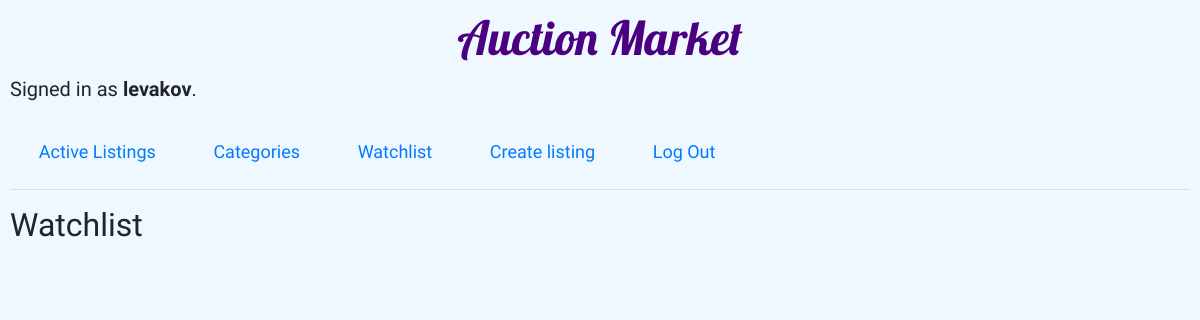
Before: /watchlist (signed in) with the older database file.
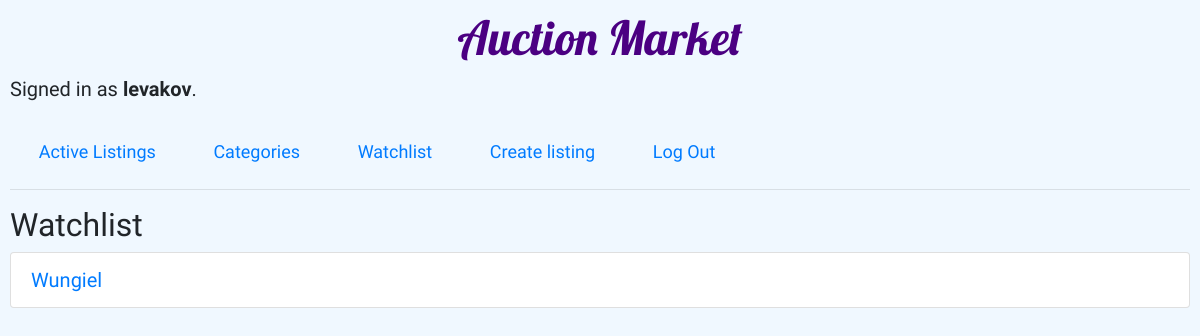
After: the same page with the newer database file.
### auctions/models.py (models this page shows, shortened)
class Watchlist(models.Model):
    auction_id = models.ForeignKey(Auctions, on_delete=models.CASCADE, related_name="auction_watchlist")
    user_id = models.ForeignKey(User, on_delete=models.CASCADE, related_name="user_watchlist")

class Auctions(models.Model):
    name = models.CharField(max_length=64)
    category = models.CharField(max_length=32)
    photo = models.URLField()
    listed_by = models.ForeignKey(User, on_delete=models.CASCADE, related_name="listed")
    def __str__(self):
        return f"{self.name}"

### auctions/views.py (the view)
# urls.py: path("watchlist", views.watchlist, name="watchlist"),
@login_required(login_url='login')
def watchlist(request):
    user_name = request.user.username
    logged_user = User.objects.get(username=user_name)
    if request.method == "POST":
        id=request.POST["id"]
        auction = Auctions.objects.get(id=id)
        item = Watchlist.objects.filter(auction_id=auction).filter(user_id=logged_user).first()
        if item is None:
            watched = Watchlist(auction_id=auction, user_id=logged_user)
            watched.save()
            alert = "Added item to watchlist"
        else:
            item.delete()
            alert = "Removed item from watchlist"
        return HttpResponseRedirect(reverse("listing", args=(id , alert)))
    else:
        watched_items = Watchlist.objects.filter(user_id=logged_user)
        return render(request, "auctions/watchlist.html", {
            "items": watched_items
        })

### auctions/templates/auctions/watchlist.html
{% extends "auctions/layout.html" %}
{% block body %}
    <h2>Watchlist</h2>
    <ul class="list-group">
    {% for item in items %}
        <li class="list-group-item"><a href='{% url 'listing' item.auction_id.id %}'>{{item.auction_id}}</a></li>
    {% endfor %}
    </ul>
{% endblock %}

Changed rows visible on the page:
added Watchlist: auction_id "Wungiel"
